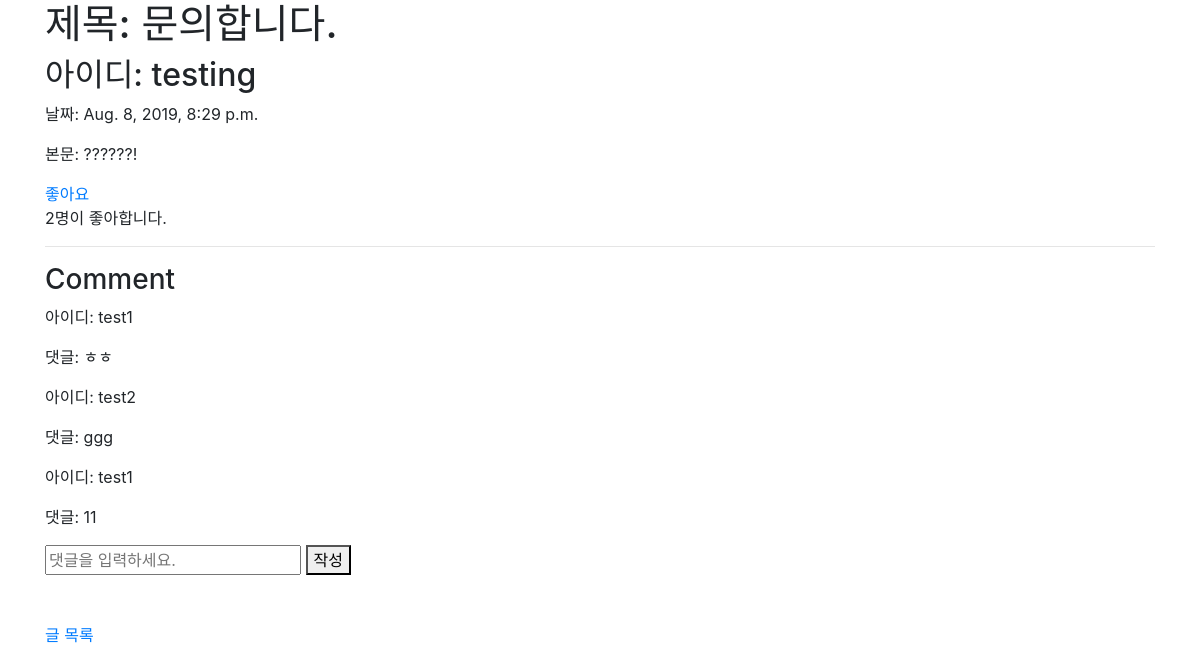
/board/1, run on the app's committed database.
### board/models.py (models this page shows, shortened)
class Board(models.Model):
    title=models.CharField(max_length=200)
    writer=models.CharField(max_length=200, default=True)
    pub_date=models.DateTimeField('date published')
    body=models.TextField()
    user=models.ForeignKey(User, on_delete=models.CASCADE, null=True)
    likes =models.ManyToManyField(
        User, # User 모델과 blog 모델을 M : N 관계로 두겠다.
        through='Like', # Like라는 중개 모델을 통해 M : N 관계를 맺는다.
        through_fields=('board', 'user'), # Like에 blog 속성, user 속성을 추가하겠다.
        related_name='likes' # 1 : N  관계에서 blog와 연결된 comment를 가져올 때 comment_set으로 가져왔는데,
        )
    def like_count(self):
        return self.likes.count()

class Comment(models.Model):
    body=models.TextField()
    board=models.ForeignKey(Board, on_delete=models.CASCADE, null=True)
    writer=models.CharField(max_length=200, default=True)

### board/views.py (the view)
# urls.py: path('<int:board_id>', views.detail3, name="detail3"),
def detail3(request, board_id):
    board_detail=get_object_or_404(Board, pk=board_id)
    user=request.user
    if board_detail.likes.filter(id=user.id):
        message="좋아요 취소"
    else:
        message="좋아요"
    return render(request, 'detail3.html',{'board':board_detail, 'message':message})

### board/templates/detail3.html (shortened to what this page needs)
<!DOCTYPE html>
<html lang="en">
<head>
    <link rel="stylesheet" href="https://stackpath.bootstrapcdn.com/bootstrap/4.3.1/css/bootstrap.min.css">
</head>
<body>
    <div class="container">
        <h1>제목: {{board.title}}</h1>
        <h2>아이디: {{board.writer}}</h2>
        <p>날짜: {{board.pub_date}}</p>
        <p>본문: {{board.body}}</p>
        <a href="{% url 'post_like' board.id %}">
            {{message}}
        </a><br>{{board.like_count}}명이 좋아합니다.
        <hr>
        <h3>Comment</h3>
        {% for comment in board.comment_set.all %}
            {% if board.writer == comment.writer %}
                <p>글쓴이</p>
            {% else %}
                <p>아이디: {{comment.writer}}</p>
            {% endif %}
            <p>댓글: {{comment.body}}</p>
        {% endfor %}
        <form action="{% url 'comment_create' board.id %}">
            <input type="text" name="content" placeholder="댓글을 입력하세요.">
            <button type="submit">작성</button>
        </form>
        <br></br>
        <a href="{%url 'board'%}">글 목록</a>
    </div>
</body>
</html>

### data on the page
Board: title "문의합니다.", writer "testing", pub_date "Aug. 8, 2019, 8:29 p.m.", body "??????!", like_count "2"
Comment: writer "test1", body "ㅎㅎ"
Comment: writer "test2", body "ggg"
Comment: writer "test1", body "11"

### other printed values
{{ message }} "좋아요"
